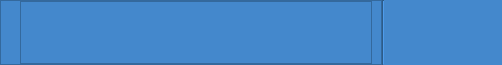
        <widget class="QFrame" name="top_frame">
         <property name="minimumSize">
          <size>
           <width>0</width>
           <height>65</height>
          </size>
         </property>
         <property name="maximumSize">
          <size>
           <width>16777215</width>
           <height>65</height>
          </size>
         </property>
         <property name="styleSheet">
          <string notr="true"/>
         </property>
         <property name="frameShape">
          <enum>QFrame::NoFrame</enum>
         </property>
         <property name="frameShadow">
          <enum>QFrame::Raised</enum>
         </property>
         <layout class="QGridLayout" name="gridLayout_14">
          <property name="leftMargin">
           <number>0</number>
          </property>
          <property name="topMargin">
           <number>0</number>
          </property>
          <property name="rightMargin">
           <number>0</number>
          </property>
          <property name="bottomMargin">
           <number>0</number>
          </property>
          <property name="spacing">
           <number>0</number>
          </property>
          <item row="0" column="1">
           <widget class="QFrame" name="top_right_frame">
            <property name="styleSheet">
             <string notr="true">background-color: rgb(68, 136, 204);</string>
            </property>
            <property name="frameShape">
             <enum>QFrame::NoFrame</enum>
            </property>
            <property name="frameShadow">
             <enum>QFrame::Raised</enum>
            </property>
            <layout class="QGridLayout" name="gridLayout_16">
             <property name="leftMargin">
              <number>0</number>
             </property>
             <property name="topMargin">
              <number>0</number>
             </property>
             <property name="rightMargin">
              <number>0</number>
             </property>
             <property name="bottomMargin">
              <number>0</number>
             </property>
             <property name="spacing">
              <number>0</number>
             </property>
             <item row="0" column="0">
              <widget class="QFrame" name="frame_top_btns">
               <property name="styleSheet">
                <string notr="true"/>
               </property>
               <property name="frameShape">
                <enum>QFrame::NoFrame</enum>
               </property>
               <property name="frameShadow">
                <enum>QFrame::Raised</enum>
               </property>
               <layout class="QHBoxLayout" name="horizontalLayout_4">
                <property name="spacing">
                 <number>0</number>
                </property>
                <property name="leftMargin">
                 <number>0</number>
                </property>
                <property name="topMargin">
                 <number>0</number>
                </property>
                <property name="rightMargin">
                 <number>0</number>
                </property>
                <property name="bottomMargin">
                 <number>0</number>
                </property>
                <item>
                 <widget class="QFrame" name="frame_label_top_btns">
                  <property name="font">
                   <font>
                    <pointsize>8</pointsize>
                   </font>
                  </property>
                  <property name="styleSheet">
                   <string notr="true"/>
                  </property>
                  <property name="frameShape">
                   <enum>QFrame::StyledPanel</enum>
                  </property>
                  <property name="frameShadow">
                   <enum>QFrame::Raised</enum>
                  </property>
                  <layout class="QHBoxLayout" name="horizontalLayout_9">
                   <property name="spacing">
                    <number>0</number>
                   </property>
                   <property name="leftMargin">
                    <number>11</number>
                   </property>
                   <property name="topMargin">
                    <number>0</number>
                   </property>
                   <property name="bottomMargin">
                    <number>0</number>
                   </property>
                   <item>
                    <widget class="QLabel" name="label_title_bar_top">
                     <property name="maximumSize">
                      <size>
                       <width>180</width>
                       <height>16777215</height>
                      </size>
                     </property>
                     <property name="font">
                      <font>
                       <family>Segoe UI</family>
                       <pointsize>10</pointsize>
                       <weight>75</weight>
                       <bold>true</bold>
                      </font>
                     </property>
                     <property name="styleSheet">
                      <string notr="true">background: transparent;
</string>
                     </property>
                     <property name="text">
                      <string/>
                     </property>
                     <property name="pixmap">
                      <pixmap resource="../files.qrc">:/custom/icons/custom/tendril.png</pixmap>
                     </property>
                     <property name="scaledContents">
                      <bool>true</bool>
                     </property>
                    </widget>
                   </item>
                   <item>
                    <widget class="QFrame" name="frame_42">
                     <property name="frameShape">
                      <enum>QFrame::StyledPanel</enum>
                     </property>
                     <property name="frameShadow">
                      <enum>QFrame::Raised</enum>
                     </property>
                     <layout class="QHBoxLayout" name="horizontalLayout_41">
                      <property name="spacing">
                       <number>5</number>
                      </property>
                      <property name="leftMargin">
                       <number>0</number>
                      </property>
                      <property name="topMargin">
                       <number>0</number>
                      </property>
                      <property name="rightMargin">
                       <number>0</number>
                      </property>
                      <property name="bottomMargin">
                       <number>0</number>
                      </property>
                      <item>
                       <spacer name="horizontalSpacer_10">
                        <property name="orientation">
                         <enum>Qt::Horizontal</enum>
                        </property>
                        <property name="sizeHint" stdset="0">
                         <size>
                          <width>40</width>
                          <height>20</height>
                         </size>
                        </property>
                       </spacer>
                      </item>
                      <item>
                       <widget class="QPushButton" name="projects_pb">
                        <property name="cursor">
                         <cursorShape>PointingHandCursor</cursorShape>
                        </property>
                        <property name="toolTip">
                         <string>Projects</string>
                        </property>
                        <property name="layoutDirection">
                         <enum>Qt::LeftToRight</enum>
                        </property>
                        <property name="text">
                         <string/>
                        </property>
                        <property name="icon">
                         <iconset resource="../files.qrc">
                          <normaloff>:/24x24/icons/twotone_home_white_24dp.png</normaloff>:/24x24/icons/twotone_home_white_24dp.png</iconset>
                        </property>
                        <property name="iconSize">
                         <size>
                          <width>32</width>
                          <height>32</height>
                         </size>
                        </property>
                        <property name="flat">
                         <bool>true</bool>
                        </property>
                       </widget>
                      </item>
                      <item>
                       <widget class="QPushButton" name="shots_ingest_pb">
                        <property name="toolTip">
                         <string>Shots Ingest</string>
                        </property>
                        <property name="text">
                         <string/>
                        </property>
                        <property name="icon">
                         <iconset resource="../files.qrc">
                          <normaloff>:/24x24/icons/twotone_get_app_white_24dp.png</normaloff>:/24x24/icons/twotone_get_app_white_24dp.png</iconset>
                        </property>
                        <property name="iconSize">
                         <size>
                          <width>32</width>
                          <height>32</height>
                         </size>
                        </property>
                        <property name="flat">
                         <bool>true</bool>
                        </property>
                       </widget>
                      </item>
                      <item>
                       <widget class="QPushButton" name="all_shots_pb">
                        <property name="cursor">
                         <cursorShape>PointingHandCursor</cursorShape>
                        </property>
                        <property name="toolTip">
                         <string>All Shots</string>
                        </property>
                        <property name="text">
                         <string/>
                        </property>
                        <property name="icon">
                         <iconset resource="../files.qrc">
                          <normaloff>:/24x24/icons/twotone_line_weight_white_24dp.png</normaloff>:/24x24/icons/twotone_line_weight_white_24dp.png</iconset>
                        </property>
                        <property name="iconSize">
                         <size>
                          <width>32</width>
                          <height>32</height>
                         </size>
                        </property>
                        <property name="flat">
                         <bool>true</bool>
                        </property>
                       </widget>
                      </item>
                      <item>
                       <widget class="QPushButton" name="my_task_pb">
                        <property name="minimumSize">
                         <size>
                          <width>0</width>
                          <height>20</height>
                         </size>
                        </property>
                        <property name="cursor">
                         <cursorShape>PointingHandCursor</cursorShape>
                        </property>
                        <property name="toolTip">
                         <string>My Task</string>
                        </property>
                        <property name="icon">
                         <iconset resource="../files.qrc">
                          <normaloff>:/24x24/icons/twotone_military_tech_white_24dp.png</normaloff>:/24x24/icons/twotone_military_tech_white_24dp.png</iconset>
                        </property>
                        <property name="iconSize">
                         <size>
                          <width>32</width>
                          <height>32</height>
                         </size>
                        </property>
                        <property name="flat">
                         <bool>true</bool>
                        </property>
                       </widget>
                      </item>
                      <item>
                       <widget class="QPushButton" name="refresh_btn">
                        <property name="cursor">
                         <cursorShape>PointingHandCursor</cursorShape>
                        </property>
                        <property name="toolTip">
                         <string>Refresh</string>
                        </property>
                        <property name="text">
                         <string/>
                        </property>
                        <property name="icon">
                         <iconset resource="../files.qrc">
                          <normaloff>:/24x24/icons/twotone_change_circle_white_24dp.png</normaloff>:/24x24/icons/twotone_change_circle_white_24dp.png</iconset>
                        </property>
                        <property name="iconSize">
                         <size>
                          <width>32</width>
                          <height>32</height>
                         </size>
                        </property>
                        <property name="flat">
                         <bool>true</bool>
                        </property>
                       </widget>
                      </item>
                      <item>
                       <widget class="QPushButton" name="chng_pwd_pb">
                        <property name="cursor">
                         <cursorShape>PointingHandCursor</cursorShape>
                        </property>
                        <property name="toolTip">
                         <string>Change Password</string>
                        </property>
                        <property name="text">
                         <string/>
                        </property>
                        <property name="icon">
                         <iconset resource="../files.qrc">
                          <normaloff>:/24x24/icons/twotone_password_white_24dp.png</normaloff>:/24x24/icons/twotone_password_white_24dp.png</iconset>
                        </property>
                        <property name="iconSize">
                         <size>
                          <width>32</width>
                          <height>32</height>
                         </size>
                        </property>
                        <property name="flat">
                         <bool>true</bool>
                        </property>
                       </widget>
                      </item>
                      <item>
                       <widget class="QPushButton" name="log_out_btn">
                        <property name="minimumSize">
                         <size>
                          <width>0</width>
                          <height>20</height>
                         </size>
                        </property>
                        <property name="cursor">
                         <cursorShape>PointingHandCursor</cursorShape>
                        </property>
                        <property name="toolTip">
                         <string>Log Out</string>
                        </property>
                        <property name="icon">
                         <iconset resource="../files.qrc">
                          <normaloff>:/custom/icons/custom/baseline_logout_white_24dp.png</normaloff>:/custom/icons/custom/baseline_logout_white_24dp.png</iconset>
                        </property>
                        <property name="iconSize">
                         <size>
                          <width>32</width>
                          <height>32</height>
                         </size>
                        </property>
                        <property name="flat">
                         <bool>true</bool>
                        </property>
                       </widget>
                      </item>
                     </layout>
                    </widget>
                   </item>
                  </layout>
                 </widget>
                </item>
                <item>
                 <widget class="QFrame" name="frame_btns_right">
                  <property name="sizePolicy">
                   <sizepolicy hsizetype="Expanding" vsizetype="Preferred">
                    <horstretch>0</horstretch>
                    <verstretch>0</verstretch>
                   </sizepolicy>
                  </property>
                  <property name="maximumSize">
                   <size>
                    <width>120</width>
                    <height>16777215</height>
                   </size>
                  </property>
                  <property name="frameShape">
                   <enum>QFrame::NoFrame</enum>
                  </property>
                  <property name="frameShadow">
                   <enum>QFrame::Raised</enum>
                  </property>
                  <layout class="QHBoxLayout" name="horizontalLayout_5">
                   <property name="spacing">
                    <number>0</number>
                   </property>
                   <property name="leftMargin">
                    <number>0</number>
                   </property>
                   <property name="topMargin">
                    <number>0</number>
                   </property>
                   <property name="rightMargin">
                    <number>0</number>
                   </property>
                   <property name="bottomMargin">
                    <number>0</number>
                   </property>
                   <item>
                    <widget class="Line" name="line_15">
                     <property name="orientation">
                      <enum>Qt::Vertical</enum>
                     </property>
                    </widget>
                   </item>
                   <item>
                    <widget class="QPushButton" name="btn_minimize">
                     <property name="sizePolicy">
                      <sizepolicy hsizetype="Minimum" vsizetype="Expanding">
                       <horstretch>0</horstretch>
                       <verstretch>0</verstretch>
                      </sizepolicy>
                     </property>
                     <property name="minimumSize">
                      <size>
                       <width>40</width>
                       <height>0</height>
                      </size>
                     </property>
                     <property name="maximumSize">
                      <size>
                       <width>40</width>
                       <height>16777215</height>
                      </size>
                     </property>
                     <property name="toolTip">
                      <string>Minimize</string>
                     </property>
                     <property name="styleSheet">
                      <string notr="true">QPushButton {	
	border: none;
	background-color: transparent;
}
QPushButton:hover {
	background-color: rgb(52, 59, 72);
}
QPushButton:pressed {	
	background-color: rgb(85, 170, 255);
}</string>
                     </property>
                     <property name="text">
                      <string/>
                     </property>
                     <property name="icon">
                      <iconset resource="../files.qrc">
                       <normaloff>:/16x16/icons/16x16/cil-window-minimize.png</normaloff>:/16x16/icons/16x16/cil-window-minimize.png</iconset>
                     </property>
                    </widget>
                   </item>
                   <item>
                    <widget class="QPushButton" name="btn_maximize_restore">
                     <property name="sizePolicy">
                      <sizepolicy hsizetype="Minimum" vsizetype="Expanding">
                       <horstretch>0</horstretch>
                       <verstretch>0</verstretch>
                      </sizepolicy>
                     </property>
                     <property name="minimumSize">
                      <size>
                       <width>40</width>
                       <height>0</height>
                      </size>
                     </property>
                     <property name="maximumSize">
                      <size>
                       <width>40</width>
                       <height>16777215</height>
                      </size>
                     </property>
                     <property name="toolTip">
                      <string>Maximize</string>
                     </property>
                     <property name="styleSheet">
                      <string notr="true">QPushButton {	
	border: none;
	background-color: transparent;
}
QPushButton:hover {
	background-color: rgb(52, 59, 72);
}
QPushButton:pressed {	
	background-color: rgb(85, 170, 255);
}</string>
                     </property>
                     <property name="text">
                      <string/>
                     </property>
                     <property name="icon">
                      <iconset resource="../files.qrc">
                       <normaloff>:/16x16/icons/16x16/cil-window-maximize.png</normaloff>:/16x16/icons/16x16/cil-window-maximize.png</iconset>
                     </property>
                    </widget>
                   </item>
                   <item>
                    <widget class="QPushButton" name="btn_close">
                     <property name="sizePolicy">
                      <sizepolicy hsizetype="Minimum" vsizetype="Expanding">
                       <horstretch>0</horstretch>
                       <verstretch>0</verstretch>
                      </sizepolicy>
                     </property>
                     <property name="minimumSize">
                      <size>
                       <width>40</width>
                       <height>0</height>
                      </size>
                     </property>
                     <property name="maximumSize">
                      <size>
                       <width>40</width>
                       <height>16777215</height>
                      </size>
                     </property>
                     <property name="toolTip">
                      <string>Close</string>
                     </property>
                     <property name="styleSheet">
                      <string notr="true">QPushButton {	
	border: none;
	background-color: transparent;
}
QPushButton:hover {
	background-color: rgb(255, 10, 46);
}
QPushButton:pressed {	
	background-color: rgb(255, 10, 46);
}</string>
                     </property>
                     <property name="text">
                      <string/>
                     </property>
                     <property name="icon">
                      <iconset resource="../files.qrc">
                       <normaloff>:/16x16/icons/16x16/cil-x.png</normaloff>:/16x16/icons/16x16/cil-x.png</iconset>
                     </property>
                    </widget>
                   </item>
                  </layout>
                 </widget>
                </item>
               </layout>
              </widget>
             </item>
            </layout>
           </widget>
          </item>
          <item row="0" column="0">
           <widget class="QFrame" name="toggle_frame">
            <property name="maximumSize">
             <size>
              <width>70</width>
              <height>16777215</height>
             </size>
            </property>
            <property name="styleSheet">
             <string notr="true"/>
            </property>
            <property name="frameShape">
             <enum>QFrame::NoFrame</enum>
            </property>
            <property name="frameShadow">
             <enum>QFrame::Raised</enum>
            </property>
            <layout class="QGridLayout" name="gridLayout_15">
             <property name="leftMargin">
              <number>0</number>
             </property>
             <property name="topMargin">
              <number>0</number>
             </property>
             <property name="rightMargin">
              <number>0</number>
             </property>
             <property name="bottomMargin">
              <number>0</number>
             </property>
            </layout>
           </widget>
          </item>
         </layout>
        </widget>
